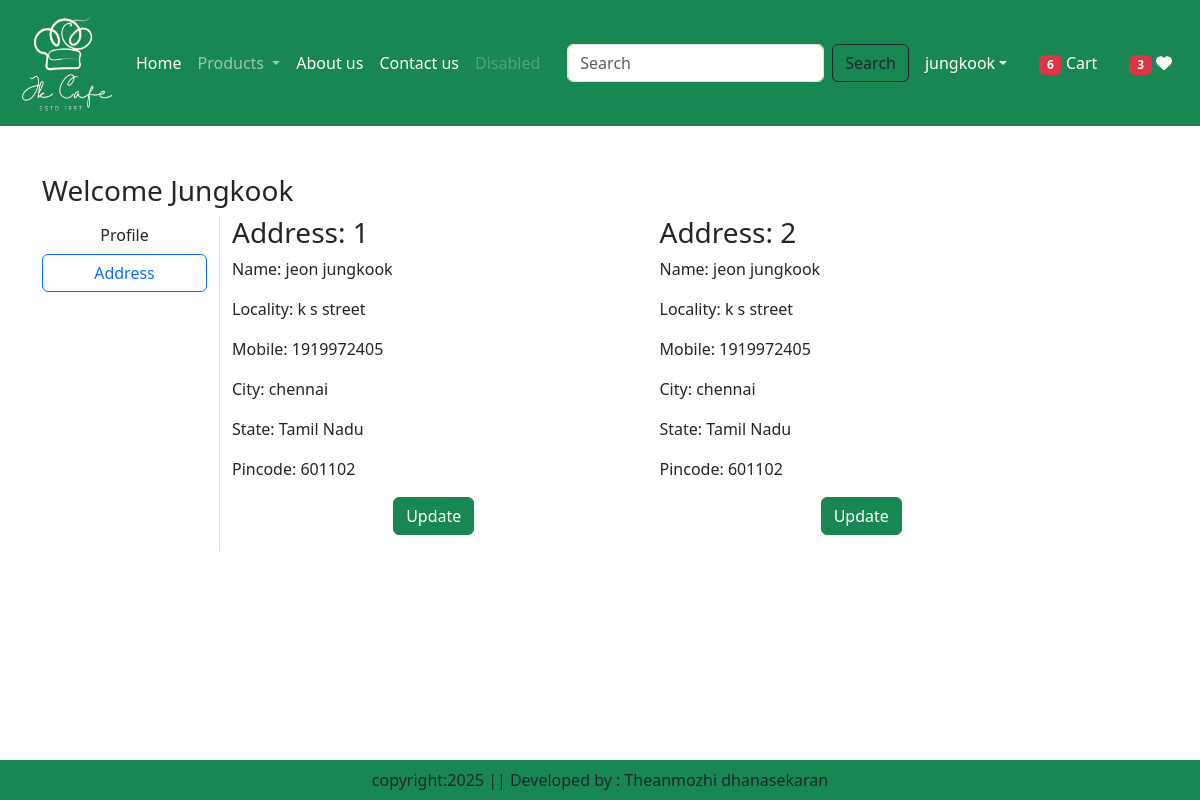
Page /address/ (signed in) on the committed database.
### app/models.py (models this page shows, shortened)
class Customer(models.Model):
    user=models.ForeignKey(User,on_delete=models.CASCADE)
    name=models.CharField(max_length=200)
    locality=models.CharField(max_length=200)
    city=models.CharField(max_length=100)
    mobile=models.IntegerField(default=0)
    zipcode=models.IntegerField()
    state=models.CharField(choices=STATE_CHOICES,max_length=100)

### app/views.py (the view)
# urls.py: path('address/',views.address,name='address'),
@login_required
def address(request):
    add=Customer.objects.filter(user=request.user)
    totalitem=0
    wishitem=0
    if request.user.is_authenticated:
        totalitem=len(Cart.objects.filter(user=request.user))
        wishitem=len(Wishlist.objects.filter(user=request.user))
    return render(request,'app/address.html',locals())

### app/templates/app/address.html (shortened to what this page needs)
{% extends 'app/base.html' %}
{% load static %}
{% block main-content %}
<div class="container my-5">
    <div class="row">
        <h3>Welcome <span class="text-capitalize">{{request.user}}</span></h3>
            <div class="col-sm-2 border-end">
                <ul class="list-unstyled">
                    <li class="d-grid"><a href="{% url 'profile' %}" class="btn ">Profile</a></li>
                    <li class="d-grid"><a href="{% url 'address' %}" class="btn btn-outline-primary">Address</a></li>
                </ul>
            </div>
            <div class="col-sm-9 offset-ms-1">
                <div class="row">
                    {% for ad in add%}
                    <div class="col-sm-6">
                        <div class="card-body">
                            <h3>Address: {{forloop.counter}}</h3>
                            <p>Name: {{ad.name}}</p>
                            <p>Locality: {{ad.locality}}</p>
                            <p>Mobile: {{ad.mobile}}</p>
                            <p>City: {{ad.city}}</p>
                            <p>State: {{ad.state}}</p>
                            <p>Pincode: {{ad.zipcode}}</p>
                            <p class="text-center"><a href="{% url 'updateAddress' pk=ad.id %}" type="button" class="btn btn-success">Update</a></p>
                        </div>
                    </div>
                    {% endfor %}
                </div>
            </div>
        </div>
    </div>
{% endblock main-content %}

### app/templates/app/base.html (shortened to what this page needs)
<!DOCTYPE html>
<html lang="en">
<head>
{% load static %}
    <link href="https://cdn.jsdelivr.net/npm/bootstrap@5.3.6/dist/css/bootstrap.min.css" rel="stylesheet">
    <link rel="stylesheet" href ="{%static 'css/owl.carousel.min.css'%}"/>
    <link rel="stylesheet" href ="{%static 'css/all.min.css'%}"/>
    <link rel="stylesheet" href ="{%static 'css/style.css'%}"/>
</head>
<body>
    <nav class="navbar navbar-expand-lg navbar-dark bg-success">
        <div class="container-fluid">
            <a class="navbar-brand" href="#">
                <img src="{% static 'images/jk_cafe.png'%}" width="100" height="100"/>
            </a>
            <div class="collapse navbar-collapse" id="navbarSupportedContent">
                <ul class="navbar-nav me-auto mb-2 mb-lg-0">
                    {% if request.user.is_authenticated%}
                    <li class="nav-item">
                        <a class="nav-link active" aria-current="page" href="/">Home</a>
                    </li>
                    <li class="nav-item dropdown">
                        <a class="nav-link dropdown-toggle" href="#" role="button" data-bs-toggle="dropdown" aria-expanded="false">
                        Products
                        </a>
                    </li>
                    <li class="nav-item">
                        <a class="nav-link text-white" href="{% url 'about' %}">About us</a>
                    </li>
                    <li class="nav-item">
                        <a class="nav-link text-white" href="{% url 'contact' %}">Contact us</a>
                    </li>
                    <li class="nav-item">
                        <a class="nav-link disabled" aria-disabled="true">Disabled</a>
                    </li>
                </ul>
                <form class="d-flex" role="search" action="/search">
                    <input class="form-control me-2" type="search" placeholder="Search"  name="search" aria-label="Search"/>
                    <button class="btn btn-outline-dark" type="submit">Search</button>
                </form>
            </div>
            <ul class="navbar-nav me-auto mb-2 mb-lg-0">
                <li class="nav-item dropdown mx-2">
                    <a class="nav-link dropdown-toggle text-white" href="#" id="profileDropdown" role="button" data-bs-toggle="dropdown" aria-expanded="false">{{user}}</a>
                </li>
                <li class="nav-item mx-2">
                    <a href="{% url 'showcart' %}" class="nav-link text-white"><span class="badge bg-danger">{% if totalitem > 0 %}
                        {{totalitem}} {% endif %} </span> Cart</a>
                </li>
                <li class="nav-item mx-2">
                    <a href="{% url 'showwishlist' %}" class="nav-link text-white"><span class="badge bg-danger">{% if wishitem > 0 %}
                        {{wishitem}} {% endif %} </span>    <i class="fa fa-heart"></i></a>
                </li>
                {% endif %}
            </ul>
        </div>
    </nav>
    {% block main-content %}{% endblock main-content %}
    <footer class="container-fluid  fixed-bottom bg-success text-center  p-2  mt-5">
        copyright:2025 || Developed by : Theanmozhi dhanasekaran
    </footer>
</body>
</html>

### rows in the picture
Customer: name "jeon jungkook", locality "k s street", mobile "1919972405", city "chennai", state "Tamil Nadu", zipcode "601102"
Customer: name "jeon jungkook", locality "k s street", mobile "1919972405", city "chennai", state "Tamil Nadu", zipcode "601102"

### other values in the picture
{{ user }} "jungkook"
{{ totalitem }} "6"
{{ wishitem }} "3"
{{ request.user }} "Jungkook"
